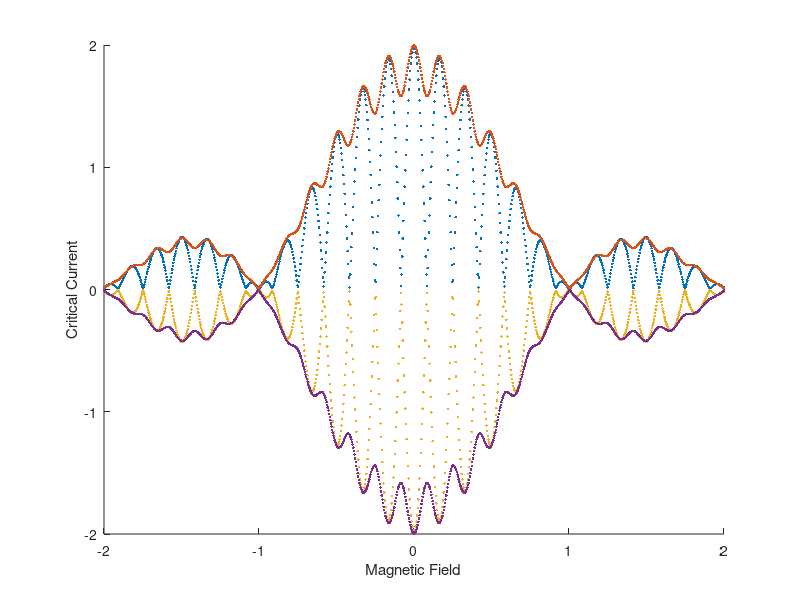

The MATLAB source for this figure:
%Explanation of base program

%The program splits a squid into two junctions that have xmax discrete sections.  Each
%section has a supercurrent density, and a phase difference that is
%contributed to by the field (PhaseF) in the junction, the field in the squid loop,
%and an arbitrary phase set at x=1 %called Phase1.  These phase factors are 
%all summed along the junction to determine the local phase difference 
%across the junction at each point.  For each value of field and Phase1 the
%supercurrent at each point is calculated and the net supercurrent (sum 
%along the junction and then the sum of the two junctions together)
%is calcualted to find the supercurrent carried at that phase and that
%field.  To find the maximum supercurrent for a given field, the max of
%that vector is taken for that field value.  The minimum can be calculated 
%to find the negative critical current.  Both of these can be plotted 
%against the magnetic field that is applied.  This is the exact measurment 
%of the critical current vs field that we do in the lab.

%This version is the most basic version of the squid. It runs through
%Junction asymmetry.

% Critical Current Asymmetry
% Junction Area Asymmetry
% Critical Current density variation along each junction
% Squid Loop size variation
% Changes in the field scan range



%Abreviations used
%Junction=Junc
%Super Current = SCur or just SC
%Step Size = SS sufix
%Width = Wid
%Length = Len
%Magnitude = Mag


%% Clearing memory and input screen

clear;
clc;
close all;

%% Defining the Parameters of the Simulaiton

    %Dividing the Junctions up into discrete sections
        xmax1=51;
        xmax2=51;
        x1(1,:)=(1:xmax1);
        x2(1,:)=(1:xmax2);

    %Critical Current Magnitudes
        SCurrentMag1=1;
        SCurrentMag2=1;

        SCurNoiseMag1=.1;
        SCurNoiseMag2=.1;
        
    %Setting Squid Loop Parameers
        LoopWid=1;
        LoopLen=5;
    %Junction Area Dimensions
        JuncWid1=1;
        JuncLen1=1;

        JuncWid2=1;
        JuncLen2=1;

%Setting up Loop Parameters

    %Phase Loop parameters
        p=1;
        pmax=101;
        Phase0Min=0*pi;
        Phase0Max=2*pi;
            
    %Field Parameters
        f=1;
        fmax=1001;
        FieldMin=-2;
        FieldMax=2;
        
    %Stepping through a parameter
        j=1;
        jmax=2;
        AlphaMin=0;
        AlphaMax=.8;


%Calculating Critical Current Densities
    JuncArea1=JuncWid1*JuncLen1;
    JuncArea2=JuncWid2*JuncLen2;
    LoopArea=LoopWid*LoopLen;
    
    SCurNoise1=SCurNoiseMag1*(2*rand(1,xmax1)-1);
    SCurNoise2=SCurNoiseMag2*(2*rand(1,xmax2)-1);
 
    SCurDen1=SCurrentMag1*ones(1,xmax1)/xmax1+SCurNoise1/xmax1;
    SCurDen2=SCurrentMag2*ones(1,xmax2)/xmax2+SCurNoise2/xmax2;

%Pre Allocating memory to the arrays (should decrease runtime)
    Phase0=zeros(1,pmax);
    Field=zeros(1,fmax);
    FluxinJunc1=zeros(1,fmax);
    FluxinJunc2=zeros(1,fmax);
    FluxinLoop=zeros(1,fmax);

    PhaseFDen1=zeros(1,fmax);
    PhaseFDen2=zeros(1,fmax);
    PhaseFL=zeros(1,fmax);

    SCurrent1=zeros(xmax1,pmax,fmax);
    SCurrent2=zeros(xmax2,pmax,fmax);
    SCurrentNet=zeros(1,pmax);

    MaxSCurrentNet=zeros(2,fmax);
    MinSCurrentNet=zeros(2,fmax);
%% Loops for running the simulation Meat of the Simulation


%Changing a Parameter of the plot
AlphaSS =(AlphaMax-AlphaMin)/(jmax-1);
for j=1:jmax;
    
    Alpha=AlphaMin+(j-1)*AlphaSS;
 
    %Field Contribution to the Phase 
    %Define the Field ForLoop setp size, then run the Field for ForLoop
    FieldSS=(FieldMax-FieldMin)/(fmax-1);
    for f=1:fmax

        Field(f)=FieldMin+(f-1)*FieldSS;


        PhaseF1=2*pi*Field(f)*JuncArea1;
        PhaseF2=2*pi*Field(f)*JuncArea2;
        PhaseFL=2*pi*Field(f)*LoopArea;

        PhaseFDen1=PhaseF1*x1/xmax1;
        PhaseFDen2=PhaseF2*x2/xmax2;

        %Phase0 ForLoop of externally set phase 
        %Define the Phase0 setp size, then run the ForLoop
        Phase0SS=(Phase0Max-Phase0Min)/(pmax-1);
        for p=1:pmax

            Phase0(p)=Phase0Min+(p-1)*Phase0SS;

            PhaseDrop1=Phase0(p)+PhaseFDen1;
            PhaseDrop2=Phase0(p)+PhaseF1+PhaseFL+PhaseFDen2;

            SCurrent1=SCurDen1.*(1-Alpha).*sin(PhaseDrop1);
            SCurrent2=SCurDen2.*(1+Alpha).*sin(PhaseDrop2);

            SCurrentNet(p)=sum(SCurrent1)+sum(SCurrent2);


        end
        MaxSCurrentNet(j,f)=max(SCurrentNet);
        MinSCurrentNet(j,f)=min(SCurrentNet);
    end

end

hold on
plot(Field,MaxSCurrentNet,'.')
xlabel('Magnetic Field'); ylabel('Critical Current');

hold on 
plot(Field,MinSCurrentNet,'.')




    
